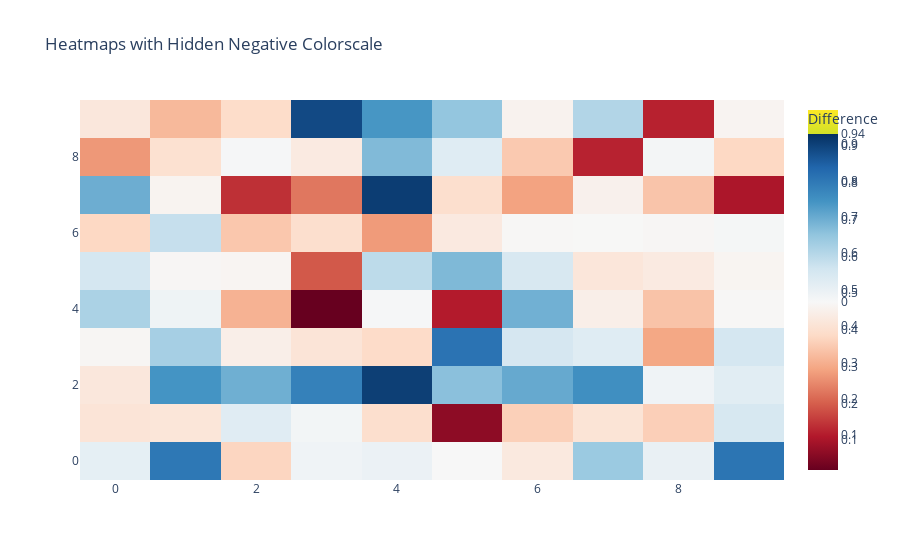

Source (notebook cell):
### Code cell
import numpy as np
import plotly.graph_objects as go

# Example data
data1 = np.random.rand(10, 10)
data2 = np.random.rand(10, 10)
difference = data1 - data2

# Calculate symmetric range for the colorscale
max_abs_diff = np.max(np.abs(difference))

# Create the heatmaps
fig = go.Figure()

fig.add_trace(go.Heatmap(
    z=data1,
    colorscale='Viridis',
    name='Data 1'
))

fig.add_trace(go.Heatmap(
    z=data2,
    colorscale='Viridis',
    name='Data 2'
))

fig.add_trace(go.Heatmap(
    z=difference,
    colorscale='RdBu',  # Diverging colorscale for negative and positive
    zmin=-max_abs_diff, # Symmetric range
    zmax=max_abs_diff,
    name='Difference',
    colorbar=dict(
        tickvals=[0, max_abs_diff],         # Only show ticks for positive values
        ticktext=["0", f"{max_abs_diff:.2f}"],  # Custom labels for the ticks
        title="Difference"
    )
))

# Update layout
fig.update_layout(
    title="Heatmaps with Hidden Negative Colorscale",
)

fig.show()
